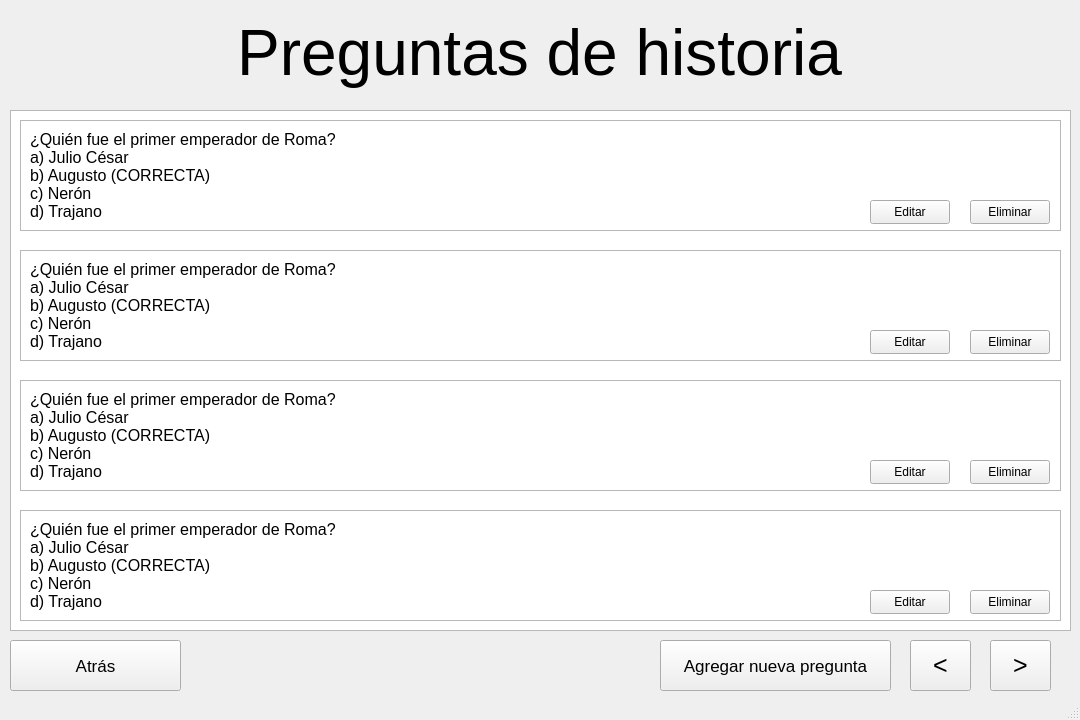
<?xml version="1.0" encoding="UTF-8"?>
<ui version="4.0">
 <class>MainWindow</class>
 <widget class="QMainWindow" name="MainWindow">
  <property name="geometry">
   <rect>
    <x>0</x>
    <y>0</y>
    <width>1080</width>
    <height>720</height>
   </rect>
  </property>
  <property name="windowTitle">
   <string>MainWindow</string>
  </property>
  <widget class="QWidget" name="centralwidget">
   <widget class="QPushButton" name="pushButton_2">
    <property name="geometry">
     <rect>
      <x>10</x>
      <y>640</y>
      <width>171</width>
      <height>51</height>
     </rect>
    </property>
    <property name="font">
     <font>
      <pointsize>13</pointsize>
     </font>
    </property>
    <property name="text">
     <string>Atrás</string>
    </property>
   </widget>
   <widget class="QWidget" name="verticalLayoutWidget_3">
    <property name="geometry">
     <rect>
      <x>9</x>
      <y>9</y>
      <width>1061</width>
      <height>91</height>
     </rect>
    </property>
    <layout class="QVBoxLayout" name="verticalLayout_3">
     <item>
      <widget class="QLabel" name="label">
       <property name="font">
        <font>
         <pointsize>9</pointsize>
        </font>
       </property>
       <property name="text">
        <string>&lt;html&gt;&lt;head/&gt;&lt;body&gt;&lt;p align=&quot;center&quot;&gt;&lt;span style=&quot; font-size:48pt;&quot;&gt;Preguntas de historia&lt;/span&gt;&lt;/p&gt;&lt;/body&gt;&lt;/html&gt;</string>
       </property>
      </widget>
     </item>
    </layout>
   </widget>
   <widget class="QListView" name="listView">
    <property name="geometry">
     <rect>
      <x>10</x>
      <y>110</y>
      <width>1061</width>
      <height>521</height>
     </rect>
    </property>
   </widget>
   <widget class="QPushButton" name="pushButton">
    <property name="geometry">
     <rect>
      <x>910</x>
      <y>640</y>
      <width>61</width>
      <height>51</height>
     </rect>
    </property>
    <property name="font">
     <font>
      <pointsize>19</pointsize>
     </font>
    </property>
    <property name="text">
     <string>&lt;</string>
    </property>
   </widget>
   <widget class="QPushButton" name="pushButton_3">
    <property name="geometry">
     <rect>
      <x>990</x>
      <y>640</y>
      <width>61</width>
      <height>51</height>
     </rect>
    </property>
    <property name="font">
     <font>
      <pointsize>19</pointsize>
     </font>
    </property>
    <property name="text">
     <string>&gt;</string>
    </property>
   </widget>
   <widget class="QListView" name="listView_2">
    <property name="geometry">
     <rect>
      <x>20</x>
      <y>120</y>
      <width>1041</width>
      <height>111</height>
     </rect>
    </property>
   </widget>
   <widget class="QLabel" name="label_2">
    <property name="geometry">
     <rect>
      <x>30</x>
      <y>120</y>
      <width>541</width>
      <height>111</height>
     </rect>
    </property>
    <property name="font">
     <font>
      <pointsize>12</pointsize>
     </font>
    </property>
    <property name="text">
     <string>¿Quién fue el primer emperador de Roma?  
a) Julio César
b) Augusto (CORRECTA)
c) Nerón
d) Trajano</string>
    </property>
   </widget>
   <widget class="QPushButton" name="pushButton_4">
    <property name="geometry">
     <rect>
      <x>870</x>
      <y>200</y>
      <width>80</width>
      <height>24</height>
     </rect>
    </property>
    <property name="text">
     <string>Editar</string>
    </property>
   </widget>
   <widget class="QPushButton" name="pushButton_5">
    <property name="geometry">
     <rect>
      <x>970</x>
      <y>200</y>
      <width>80</width>
      <height>24</height>
     </rect>
    </property>
    <property name="text">
     <string>Eliminar</string>
    </property>
   </widget>
   <widget class="QListView" name="listView_3">
    <property name="geometry">
     <rect>
      <x>20</x>
      <y>250</y>
      <width>1041</width>
      <height>111</height>
     </rect>
    </property>
   </widget>
   <widget class="QListView" name="listView_4">
    <property name="geometry">
     <rect>
      <x>20</x>
      <y>380</y>
      <width>1041</width>
      <height>111</height>
     </rect>
    </property>
   </widget>
   <widget class="QListView" name="listView_5">
    <property name="geometry">
     <rect>
      <x>20</x>
      <y>510</y>
      <width>1041</width>
      <height>111</height>
     </rect>
    </property>
   </widget>
   <widget class="QPushButton" name="pushButton_6">
    <property name="geometry">
     <rect>
      <x>870</x>
      <y>330</y>
      <width>80</width>
      <height>24</height>
     </rect>
    </property>
    <property name="text">
     <string>Editar</string>
    </property>
   </widget>
   <widget class="QPushButton" name="pushButton_7">
    <property name="geometry">
     <rect>
      <x>970</x>
      <y>330</y>
      <width>80</width>
      <height>24</height>
     </rect>
    </property>
    <property name="text">
     <string>Eliminar</string>
    </property>
   </widget>
   <widget class="QLabel" name="label_3">
    <property name="geometry">
     <rect>
      <x>30</x>
      <y>250</y>
      <width>541</width>
      <height>111</height>
     </rect>
    </property>
    <property name="font">
     <font>
      <pointsize>12</pointsize>
     </font>
    </property>
    <property name="text">
     <string>¿Quién fue el primer emperador de Roma?  
a) Julio César
b) Augusto (CORRECTA)
c) Nerón
d) Trajano</string>
    </property>
   </widget>
   <widget class="QPushButton" name="pushButton_8">
    <property name="geometry">
     <rect>
      <x>870</x>
      <y>460</y>
      <width>80</width>
      <height>24</height>
     </rect>
    </property>
    <property name="text">
     <string>Editar</string>
    </property>
   </widget>
   <widget class="QPushButton" name="pushButton_9">
    <property name="geometry">
     <rect>
      <x>970</x>
      <y>460</y>
      <width>80</width>
      <height>24</height>
     </rect>
    </property>
    <property name="text">
     <string>Eliminar</string>
    </property>
   </widget>
   <widget class="QLabel" name="label_4">
    <property name="geometry">
     <rect>
      <x>30</x>
      <y>380</y>
      <width>541</width>
      <height>111</height>
     </rect>
    </property>
    <property name="font">
     <font>
      <pointsize>12</pointsize>
     </font>
    </property>
    <property name="text">
     <string>¿Quién fue el primer emperador de Roma?  
a) Julio César
b) Augusto (CORRECTA)
c) Nerón
d) Trajano</string>
    </property>
   </widget>
   <widget class="QPushButton" name="pushButton_10">
    <property name="geometry">
     <rect>
      <x>870</x>
      <y>590</y>
      <width>80</width>
      <height>24</height>
     </rect>
    </property>
    <property name="text">
     <string>Editar</string>
    </property>
   </widget>
   <widget class="QPushButton" name="pushButton_11">
    <property name="geometry">
     <rect>
      <x>970</x>
      <y>590</y>
      <width>80</width>
      <height>24</height>
     </rect>
    </property>
    <property name="text">
     <string>Eliminar</string>
    </property>
   </widget>
   <widget class="QLabel" name="label_5">
    <property name="geometry">
     <rect>
      <x>30</x>
      <y>510</y>
      <width>541</width>
      <height>111</height>
     </rect>
    </property>
    <property name="font">
     <font>
      <pointsize>12</pointsize>
     </font>
    </property>
    <property name="text">
     <string>¿Quién fue el primer emperador de Roma?  
a) Julio César
b) Augusto (CORRECTA)
c) Nerón
d) Trajano</string>
    </property>
   </widget>
   <widget class="QPushButton" name="pushButton_12">
    <property name="geometry">
     <rect>
      <x>660</x>
      <y>640</y>
      <width>231</width>
      <height>51</height>
     </rect>
    </property>
    <property name="font">
     <font>
      <pointsize>13</pointsize>
     </font>
    </property>
    <property name="text">
     <string>Agregar nueva pregunta</string>
    </property>
   </widget>
  </widget>
  <widget class="QStatusBar" name="statusbar"/>
 </widget>
 <resources/>
 <connections/>
</ui>
